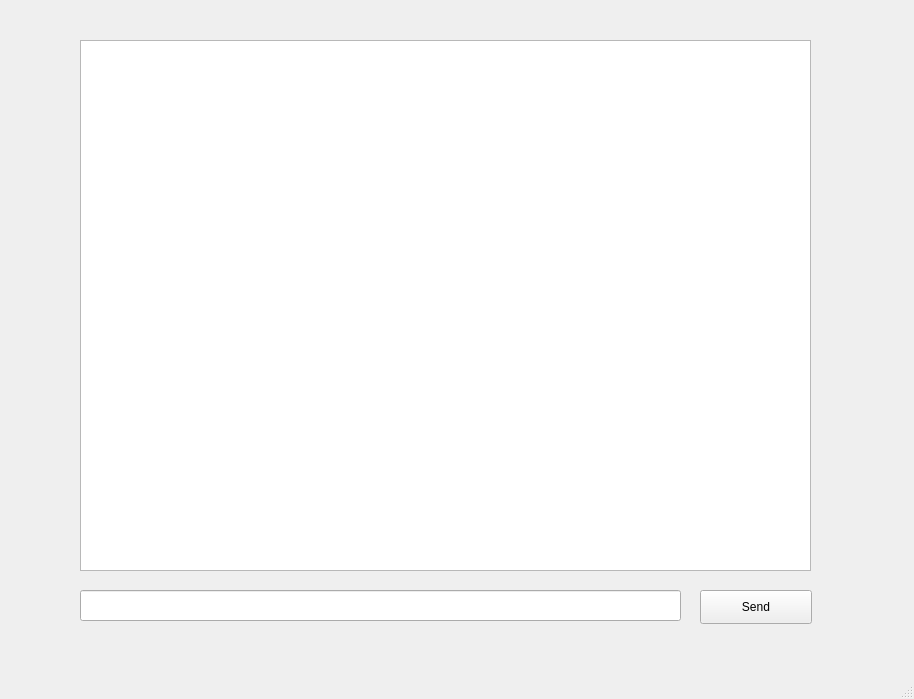
<?xml version="1.0" encoding="UTF-8"?>
<ui version="4.0">
 <class>showmessages</class>
 <widget class="QMainWindow" name="showmessages">
  <property name="geometry">
   <rect>
    <x>0</x>
    <y>0</y>
    <width>914</width>
    <height>699</height>
   </rect>
  </property>
  <property name="windowTitle">
   <string>MainWindow</string>
  </property>
  <widget class="QWidget" name="centralwidget">
   <widget class="QTextEdit" name="chatDisplay">
    <property name="geometry">
     <rect>
      <x>80</x>
      <y>40</y>
      <width>731</width>
      <height>531</height>
     </rect>
    </property>
    <property name="readOnly">
     <bool>true</bool>
    </property>
   </widget>
   <widget class="QLineEdit" name="messageInput">
    <property name="geometry">
     <rect>
      <x>80</x>
      <y>590</y>
      <width>601</width>
      <height>31</height>
     </rect>
    </property>
    <property name="text">
     <string/>
    </property>
   </widget>
   <widget class="QPushButton" name="sendButton">
    <property name="geometry">
     <rect>
      <x>700</x>
      <y>590</y>
      <width>112</width>
      <height>34</height>
     </rect>
    </property>
    <property name="text">
     <string>Send</string>
    </property>
   </widget>
  </widget>
  <widget class="QMenuBar" name="menubar">
   <property name="geometry">
    <rect>
     <x>0</x>
     <y>0</y>
     <width>914</width>
     <height>20</height>
    </rect>
   </property>
  </widget>
  <widget class="QStatusBar" name="statusbar"/>
 </widget>
 <resources/>
 <connections/>
</ui>
